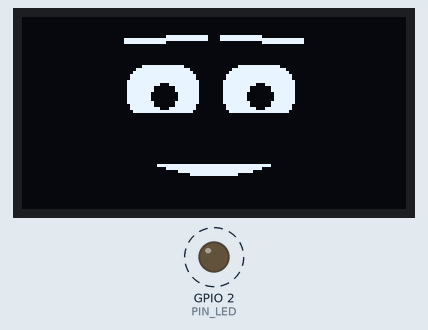
Simulated run of this program. Board: ESP32. Shown: 128×64 one-colour display, output pins drawn as LEDs (lit = HIGH). Dashed ring = blinking. WiFi joins after 1.5 s; servers stay silent unless stated; random numbers use the default seed unless the program sets one; not simulated (calls return 0 or success): secrets.h; what the program prints to the serial monitor is not drawn.

Above: at 2.18 s.
At 19.94 s:
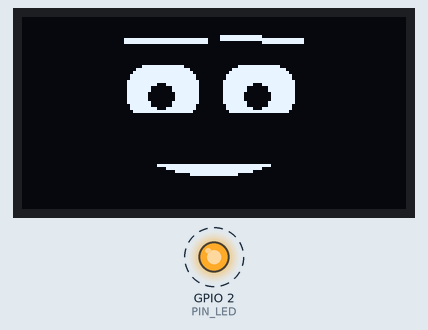
At 32.05 s:
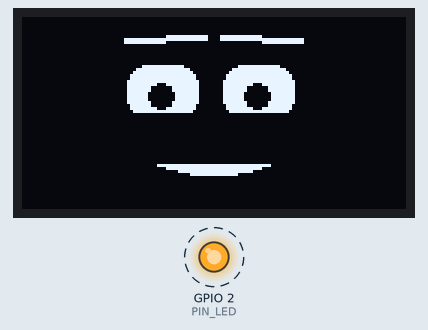
At 39.15 s:
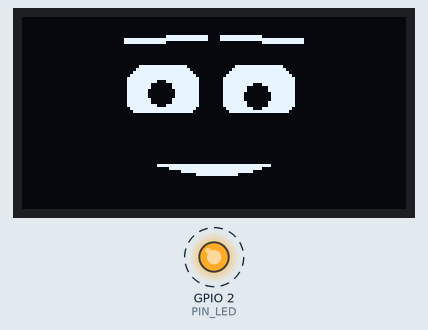
Timing chart, 0 to 40.0 s (numbered marks = the images above):
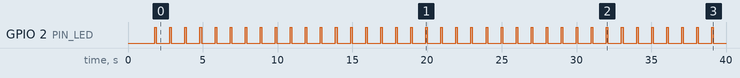

The program:

main.cpp
```cpp
// MrRoboto - Paso 4: la cara viva + verbos HTTP.
//
// La cara vive sola (FaceEngine: parpadeo, sacadas, respiracion a tiempo real)
// y ahora el backend puede mandarle INTENCION por HTTP (/face, /look, /wave)
// sin congelar la ilusion.
//
// Regla del proyecto: el cuerpo es un periferico. El firmware mantiene la cara
// VIVA por su cuenta; el backend solo manda intencion: mueve la quimica, la
// boca (RMS) y la mirada. Esas capas viven aqui a proposito: si dependieran de
// la red, un lag congelaria la cara a media palabra.

#include <Arduino.h>
#include <Wire.h>
#include <WiFi.h>
#include <ArduinoOTA.h>
#include <U8g2lib.h>
#include "secrets.h"
#include "face_params.h"
#include "face_render.h"
#include "face_engine.h"
#include "http_api.h"

static const int PIN_LED = 2;
static const int PIN_SDA = 21;
static const int PIN_SCL = 22;

// Reloj del bus I2C. 100 kHz es conservador por los jumpers dupont largos del
// prototipo. A 100 kHz un volcado completo (128x64) tarda ~9 ms, asi que el
// techo real ronda los ~30 fps con el resto del loop. Si el cableado lo
// aguanta, subir a 400000 da mas cuadros y las capas se ven mas suaves. La
// animacion usa dt real, asi que el TIEMPO es correcto a cualquier fps.
static const uint32_t I2C_CLOCK = 100000;

// SH1106 128x64 por I2C hardware, buffer COMPLETO (_F_): el render perfora
// negro sobre blanco (pupilas, parpados) y eso exige el buffer entero.
U8G2_SH1106_128X64_NONAME_F_HW_I2C u8g2(U8G2_R0, U8X8_PIN_NONE);

// El motor facial: estado emocional + capas de vida. Vive en el firmware.
static FaceEngine engine;

static bool hayWiFi = false;

static bool conectarWiFi() {
  Serial.printf("[wifi] conectando a \"%s\" ...\n", WIFI_SSID);
  WiFi.mode(WIFI_STA);
  WiFi.setSleep(false);
  WiFi.begin(WIFI_SSID, WIFI_PASS);
  uint32_t inicio = millis();
  while (WiFi.status() != WL_CONNECTED && millis() - inicio < 15000) {
    delay(250);
    Serial.print('.');
  }
  Serial.println();
  if (WiFi.status() == WL_CONNECTED) {
    Serial.print(F("[wifi] conectado. IP: "));
    Serial.println(WiFi.localIP());
    return true;
  }
  Serial.println(F("[wifi] no conecto (timeout). Sigo sin red."));
  return false;
}

static void iniciarOTA() {
  ArduinoOTA.setHostname(OTA_HOSTNAME);
  ArduinoOTA.setPassword(OTA_PASSWORD);
  ArduinoOTA.onStart([]() { Serial.println(F("[ota] recibiendo firmware...")); });
  ArduinoOTA.onEnd([]()   { Serial.println(F("\n[ota] hecho, reiniciando.")); });
  ArduinoOTA.onProgress([](unsigned int hecho, unsigned int total) {
    Serial.printf("[ota] %u%%\r", (hecho * 100) / total);
  });
  ArduinoOTA.onError([](ota_error_t e) { Serial.printf("[ota] error %u\n", e); });
  ArduinoOTA.begin();
  Serial.printf("[ota] listo como \"%s.local\"\n", OTA_HOSTNAME);
}

void setup() {
  pinMode(PIN_LED, OUTPUT);
  Serial.begin(115200);
  delay(200);

  Serial.println();
  Serial.println(F("=================================="));
  Serial.println(F(" MrRoboto - firmware del cuerpo"));
  Serial.println(F(" Paso 4: cara viva + verbos HTTP"));
  Serial.println(F("=================================="));

  hayWiFi = conectarWiFi();
  if (hayWiFi) {
    iniciarOTA();
    httpSetup(&engine);   // verbos HTTP en el puerto 80
    Serial.print(F("[http] verbos listos en http://"));
    Serial.print(WiFi.localIP());
    Serial.println(F("/  (GET / para la ayuda)"));
  }

  // Arranca la pantalla. U8g2 usa Wire por debajo (pines por defecto 21/22).
  Wire.begin(PIN_SDA, PIN_SCL);
  u8g2.setI2CAddress(0x3C << 1);   // SH1106 en 0x3C
  bool ok = u8g2.begin();
  u8g2.setBusClock(I2C_CLOCK);
  Serial.printf("[oled] u8g2.begin() = %s\n", ok ? "OK" : "FALLO");
  Serial.printf("[cara] reposo: %s\n", engine.emotionLabel());
  Serial.println(F("[cara] capas de vida activas (parpadeo, sacadas, respiracion)."));
}

void loop() {
  if (hayWiFi) { ArduinoOTA.handle(); httpLoop(); }

  // Reloj de la animacion: dt real en segundos entre cuadros. Cap suave a
  // ~60 fps por si el bus I2C se sube y el loop se dispara; el limitante
  // normal es el volcado a la pantalla, no este gate.
  static uint32_t tPrev = 0;
  uint32_t now = micros();
  if (tPrev == 0) tPrev = now;
  float dt = (now - tPrev) * 1e-6f;
  if (dt < 0.016f) return;
  tPrev = now;

  // La cara: intencion (quimica) + capas de vida, resuelto por el motor.
  FaceParams cara = engine.update(dt);
  faceRender(u8g2, cara);
  u8g2.sendBuffer();

  // Latido del firmware en el LED (breve, no bloqueante): senal de que el loop
  // corre. La cara ya demuestra que esta vivo, pero el LED sirve sin mirar.
  static uint32_t tLed = 0;
  static bool ledOn = false;
  uint32_t ms = millis();
  if (!ledOn && ms - tLed >= 900) { ledOn = true;  tLed = ms; digitalWrite(PIN_LED, HIGH); }
  if (ledOn  && ms - tLed >= 100) { ledOn = false; tLed = ms; digitalWrite(PIN_LED, LOW);  }
}
```

face_engine.cpp
```cpp
// Motor facial. Traduccion 1:1 de face/engine.py.
//
// Diferencia con el simulador: aqui el RNG es el hardware del ESP32
// (esp_random), no una semilla fija. La cara nunca parpadea igual dos veces,
// que es justo lo que queremos.

#include "face_engine.h"
#include "face_presets.h"
#include <math.h>
#include <esp_system.h>   // esp_random()

static const float TAU = 6.28318530717958647692f;

// --- RNG -----------------------------------------------------------------

static inline float randf() {                 // [0, 1)
  return (float)esp_random() / 4294967296.0f;
}
static inline float uniformf(float a, float b) {
  return a + (b - a) * randf();
}
static float gaussf(float mu, float sigma) {  // Box-Muller con reserva
  static bool haveSpare = false;
  static float spare = 0.0f;
  if (haveSpare) { haveSpare = false; return mu + sigma * spare; }
  float u1;
  do { u1 = randf(); } while (u1 < 1e-7f);
  float u2 = randf();
  float mag = sqrtf(-2.0f * logf(u1));
  spare = mag * sinf(TAU * u2);
  haveSpare = true;
  return mu + sigma * mag * cosf(TAU * u2);
}
static inline float expovariatef(float lambd) {
  float u = randf();                          // [0,1) -> 1-u en (0,1]
  return -logf(1.0f - u) / lambd;
}

static inline float clampSym(float x) {
  return x < -1.0f ? -1.0f : (x > 1.0f ? 1.0f : x);
}

// --- construccion --------------------------------------------------------

FaceEngine::FaceEngine() {
  // Estado quimico. Arranca en la esquina de alegria pero moderado: la cara de
  // reposo es contenta, no neutra.
  serotonina_ = 0.70f; noradrenalina_ = 0.30f; dopamina_ = 0.60f;
  baseS_ = 0.70f; baseN_ = 0.30f; baseD_ = 0.60f;
  decayRate_ = 0.12f;                 // por segundo, hacia el baseline

  current_ = from_lovheim(serotonina_, noradrenalina_, dopamina_);
  smoothing_ = 7.0f;                  // mayor = mas rapido

  blinkT_ = 0.0f; blinkDur_ = 0.0f; nextBlink_ = scheduleBlink();

  gazeX_ = gazeY_ = gazeTx_ = gazeTy_ = 0.0f;
  nextSaccade_ = uniformf(0.4f, 1.6f);

  lookX_ = lookY_ = 0.0f;
  lookReturn_ = 0.25f;                // regresa la mirada al centro en ~pocos s

  breathPhase_ = uniformf(0.0f, TAU);
  breathHz_ = 0.22f;

  mouth_ = 0.0f; mouthTarget_ = 0.0f; lastMouthUpdate_ = 0.0f;
  mouthWatchdog_ = 0.400f;            // s: si muere el stream, la boca cierra sola

  t_ = 0.0f;
}

// --- intencion -----------------------------------------------------------

void FaceEngine::setChem(float s, float n, float d) {
  serotonina_ = clamp01(s);
  noradrenalina_ = clamp01(n);
  dopamina_ = clamp01(d);
}

void FaceEngine::nudge(float ds, float dn, float dd) {
  serotonina_ = clamp01(serotonina_ + ds);
  noradrenalina_ = clamp01(noradrenalina_ + dn);
  dopamina_ = clamp01(dopamina_ + dd);
}

bool FaceEngine::applyVoiceTag(const char* tag) {
  float ds, dn, dd;
  if (voice_tag_delta(tag, &ds, &dn, &dd)) { nudge(ds, dn, dd); return true; }
  return false;
}

bool FaceEngine::setPreset(const char* name) {
  float s, n, d;
  if (!chem_for_name(name, &s, &n, &d)) return false;
  setChem(s, n, d);
  return true;
}

void FaceEngine::setMouth(float value) {
  mouthTarget_ = clamp01(value);
  lastMouthUpdate_ = t_;
}

void FaceEngine::look(float x, float y) {
  lookX_ = clampSym(x);
  lookY_ = clampSym(y);
}

void FaceEngine::wave() {
  // Saludo. Sin cuello todavia (eso son los servos), el "hola" es facial:
  // una chispa de entusiasmo + la mirada al frente, hacia quien saluda.
  applyVoiceTag("[excited]");
  look(0.0f, 0.1f);
}

const char* FaceEngine::emotionLabel() const {
  return dominant_emotion(serotonina_, noradrenalina_, dopamina_);
}

// --- capas de vida -------------------------------------------------------

float FaceEngine::scheduleBlink() {
  // Los parpadeos humanos no son periodicos: se agrupan. Distribucion sesgada
  // a intervalos cortos con cola larga.
  float base = expovariatef(1.0f / 3.2f);
  if (base < 0.8f) base = 0.8f;
  if (base > 9.0f) base = 9.0f;
  return base;
}

void FaceEngine::updateBlink(float dt) {
  nextBlink_ -= dt;
  if (blinkDur_ > 0.0f) {
    blinkT_ += dt;
    if (blinkT_ >= blinkDur_) { blinkDur_ = 0.0f; blinkT_ = 0.0f; }
  } else if (nextBlink_ <= 0.0f) {
    blinkDur_ = uniformf(0.09f, 0.16f);
    blinkT_ = 0.0f;
    nextBlink_ = scheduleBlink();
    if (randf() < 0.18f) nextBlink_ = uniformf(0.25f, 0.5f);  // a veces doble
  }
}

float FaceEngine::blinkAmount() const {
  // 0 = ojo abierto, 1 = cerrado. Cierre rapido, apertura mas lenta.
  if (blinkDur_ <= 0.0f) return 0.0f;
  float p = blinkT_ / blinkDur_;
  if (p < 0.4f) return powf(p / 0.4f, 0.7f);
  return powf(1.0f - (p - 0.4f) / 0.6f, 1.6f);
}

void FaceEngine::updateSaccades(float dt) {
  nextSaccade_ -= dt;
  if (nextSaccade_ <= 0.0f) {
    if (randf() < 0.15f) {                    // salto grande de vez en cuando
      gazeTx_ = uniformf(-0.8f, 0.8f);
      gazeTy_ = uniformf(-0.5f, 0.5f);
      nextSaccade_ = uniformf(1.0f, 3.0f);
    } else {                                  // micro-dardos casi siempre
      gazeTx_ = clampSym(gazeTx_ + gaussf(0.0f, 0.12f));
      gazeTy_ = clampSym(gazeTy_ + gaussf(0.0f, 0.07f));
      nextSaccade_ = uniformf(0.25f, 1.1f);
    }
  }
  // las sacadas son casi instantaneas: ~40 ms
  float k = dt / 0.04f; if (k > 1.0f) k = 1.0f;
  gazeX_ += (gazeTx_ - gazeX_) * k;
  gazeY_ += (gazeTy_ - gazeY_) * k;
}

// --- update ---------------------------------------------------------------

FaceParams FaceEngine::update(float dt) {
  t_ += dt;

  // homeostasis: la quimica vuelve sola al baseline
  float k = decayRate_ * dt; if (k > 1.0f) k = 1.0f;
  serotonina_    += (baseS_ - serotonina_)    * k;
  noradrenalina_ += (baseN_ - noradrenalina_) * k;
  dopamina_      += (baseD_ - dopamina_)      * k;

  // cara objetivo segun quimica, suavizada
  FaceParams target = from_lovheim(serotonina_, noradrenalina_, dopamina_);
  float blend = smoothing_ * dt; if (blend > 1.0f) blend = 1.0f;
  current_ = current_.blend(target, blend);

  FaceParams out = current_;   // FaceParams es trivialmente copiable

  // --- capa: respiracion ---
  breathPhase_ += dt * breathHz_ * TAU;
  float breath = sinf(breathPhase_);
  out.face_y += breath * 0.06f;
  out.eye_h  += breath * 0.015f;

  // --- capa: sacadas + mirada dirigida ---
  updateSaccades(dt);
  // la mirada de /look decae sola hacia el centro (no se queda clavada)
  float kl = lookReturn_ * dt; if (kl > 1.0f) kl = 1.0f;
  lookX_ += (0.0f - lookX_) * kl;
  lookY_ += (0.0f - lookY_) * kl;
  out.gaze_x = clampSym(out.gaze_x + gazeX_ * 0.35f + lookX_);
  out.gaze_y = clampSym(out.gaze_y + gazeY_ * 0.25f + lookY_);

  // --- capa: parpadeo ---
  updateBlink(dt);
  float b = blinkAmount();
  if (b > 0.0f) {
    if (b > out.lid_top_l) out.lid_top_l = b;
    if (b > out.lid_top_r) out.lid_top_r = b;
  }

  // --- capa: boca por voz ---
  if (t_ - lastMouthUpdate_ > mouthWatchdog_) mouthTarget_ = 0.0f;
  float km = dt / 0.05f; if (km > 1.0f) km = 1.0f;
  mouth_ += (mouthTarget_ - mouth_) * km;
  if (mouth_ > 0.01f) {
    float m = mouth_ * 0.85f;
    if (m > out.mouth_open) out.mouth_open = m;
  }

  return out;
}
```

face_engine.h
```cpp
// Motor facial: estado emocional + capas de vida. Traduccion de
// face/engine.py.
//
// Las "capas de vida" son lo que separa una cara viva de un dibujo: parpadeo
// estocastico, sacadas y respiracion, corriendo a ~30 Hz aunque no pase
// absolutamente nada. Aunque no pase nada, algo pasa.
//
// Estas capas van EN EL FIRMWARE, no en el backend: si dependieran de la red,
// un lag de 200 ms congelaria la cara a media palabra. El backend manda
// intencion (quimica / boca); el firmware la mantiene viva.

#pragma once
#include "face_params.h"

class FaceEngine {
 public:
  FaceEngine();

  // --- intencion (lo que el backend mueve por HTTP en el paso 4) ---
  void setChem(float s, float n, float d);          // fija el estado quimico
  void nudge(float ds, float dn, float dd);         // empujon relativo
  bool applyVoiceTag(const char* tag);              // [laughs], [sighs], ...
  bool setPreset(const char* name);                 // fija la quimica de una emocion
  void setMouth(float value);                        // envolvente RMS 0..1
  void look(float x, float y);                        // dirige la mirada (-1..1)
  void wave();                                        // saludo: chispa de entusiasmo
  const char* emotionLabel() const;                  // esquina dominante (debug)

  // Lectura del estado quimico actual (para HTTP parcial y para /status).
  float chemS() const { return serotonina_; }
  float chemN() const { return noradrenalina_; }
  float chemD() const { return dopamina_; }

  // Avanza dt segundos y devuelve la cara ya con capas de vida encima.
  FaceParams update(float dt);

 private:
  // estado quimico + homeostasis
  float serotonina_, noradrenalina_, dopamina_;
  float baseS_, baseN_, baseD_, decayRate_;

  // suavizado hacia la cara objetivo
  FaceParams current_;
  float smoothing_;

  // parpadeo
  float blinkT_, blinkDur_, nextBlink_;
  // sacadas
  float gazeX_, gazeY_, gazeTx_, gazeTy_, nextSaccade_;
  // mirada dirigida (/look): sesgo que decae solo hacia el centro
  float lookX_, lookY_, lookReturn_;
  // respiracion
  float breathPhase_, breathHz_;
  // boca por voz
  float mouth_, mouthTarget_, lastMouthUpdate_, mouthWatchdog_;

  float t_;

  float scheduleBlink();
  void updateBlink(float dt);
  float blinkAmount() const;
  void updateSaccades(float dt);
};
```

face_params.h
```cpp
// Espejo EXACTO de la dataclass FaceParams de face/params.py.
//
// Mismos campos, mismo orden. NO reordenar: el orden es el contrato con el
// backend (as_list en Python) y con blend(). Si cambias params.py, cambia
// aqui igual y en el mismo lugar.
//
// La cara no son dibujos por emocion: es este vector continuo. Cada emocion
// es un preset de estos numeros, y cualquier punto intermedio es valido.

#pragma once
#include <math.h>

struct FaceParams {
  // --- Cejas (5) ---
  float brow_l_y     = 0.0f;   // -1 hundida (enojo) .. +1 levantada (sorpresa)
  float brow_r_y     = 0.0f;
  float brow_l_angle = 0.0f;   // -1 punta interna abajo .. +1 arriba (tristeza)
  float brow_r_angle = 0.0f;
  float brow_weight  = 0.5f;   // 0 fina .. 1 gruesa

  // --- Parpados (4) ---
  float lid_top_l = 0.0f;      // 0 abierto .. 1 cerrado del todo
  float lid_top_r = 0.0f;
  float lid_bot_l = 0.0f;      // parpado inferior: sube al sonreir de verdad
  float lid_bot_r = 0.0f;

  // --- Ojos (4) ---
  float eye_w       = 0.5f;    // 0 angosto .. 1 ancho
  float eye_h       = 0.5f;    // 0 aplastado .. 1 alto
  float eye_round   = 0.6f;    // 0 rectangular .. 1 circular
  float eye_spacing = 0.5f;    // separacion entre ojos

  // --- Pupilas / mirada (4) ---
  float pupil_r = 0.5f;        // 0 contraida .. 1 dilatada
  float gaze_x  = 0.0f;        // -1 izquierda .. +1 derecha
  float gaze_y  = 0.0f;        // -1 abajo .. +1 arriba
  float squint  = 0.0f;        // 0 nada .. 1 entrecerrado (desconfianza)

  // --- Boca (6) ---
  float mouth_open     = 0.0f; // 0 cerrada .. 1 abierta al maximo
  float mouth_w        = 0.5f; // ancho
  float mouth_curve    = 0.0f; // -1 hacia abajo .. +1 sonrisa
  float mouth_corner_l = 0.0f; // asimetria: -1 comisura abajo .. +1 arriba
  float mouth_corner_r = 0.0f;
  float mouth_weight   = 0.5f; // grosor del trazo

  // --- Global (3) ---
  float face_x = 0.0f;         // desplazamiento lateral (sway)
  float face_y = 0.0f;         // desplazamiento vertical (respiracion)
  float tilt   = 0.0f;         // -1 .. +1 inclinacion

  // Numero de campos == len(FaceParams.field_names()) en Python.
  static constexpr int N = 26;

  // Acceso al vector como arreglo, en el orden estable de params.py.
  // Todos los campos son float contiguos: esto es el as_list() del firmware.
  float*       data()       { return &brow_l_y; }
  const float* data() const { return &brow_l_y; }
  float& operator[](int i)       { return data()[i]; }
  float  operator[](int i) const { return data()[i]; }

  // Interpolacion lineal campo a campo (== FaceParams.blend en Python).
  FaceParams blend(const FaceParams& other, float t) const {
    if (t < 0.0f) t = 0.0f; else if (t > 1.0f) t = 1.0f;
    FaceParams out;
    const float* a = data();
    const float* b = other.data();
    for (int i = 0; i < N; i++) out[i] = a[i] + (b[i] - a[i]) * t;
    return out;
  }
};

// Si algun campo dejara de ser float (o se colara padding), el orden-como-
// arreglo se rompe silenciosamente. Esto lo convierte en error de compilacion.
static_assert(sizeof(FaceParams) == FaceParams::N * sizeof(float),
              "FaceParams debe ser N floats contiguos, sin padding");

// Mezcla ponderada de varias caras (== blend_many de params.py).
// Arreglos paralelos: caras[i] con peso pesos[i], longitud n. Pesos se
// normalizan. Si suman <= 0, devuelve la cara neutra por defecto.
inline FaceParams blend_many(const FaceParams* caras, const float* pesos, int n) {
  float total = 0.0f;
  for (int i = 0; i < n; i++) total += pesos[i];
  FaceParams out;
  if (total <= 0.0f) return out;
  for (int f = 0; f < FaceParams::N; f++) {
    float acc = 0.0f;
    for (int i = 0; i < n; i++) acc += caras[i][f] * pesos[i];
    out[f] = acc / total;
  }
  return out;
}
```

Source omitted: face_presets.cpp (7017 bytes), face_presets.h (1905 bytes), face_render.cpp (6858 bytes), face_render.h (518 bytes), http_api.cpp (3522 bytes), http_api.h (1227 bytes)

Measured:
- by itself, GPIO 2 (PIN_LED): alternates HIGH for 0.10 s and LOW for 0.90 s
